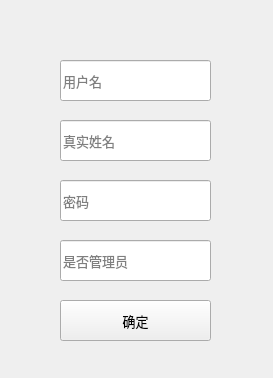
<?xml version="1.0" encoding="UTF-8"?>
<ui version="4.0">
 <class>Admin_User_Add</class>
 <widget class="QWidget" name="Admin_User_Add">
  <property name="geometry">
   <rect>
    <x>0</x>
    <y>0</y>
    <width>273</width>
    <height>378</height>
   </rect>
  </property>
  <property name="windowTitle">
   <string>用户添加或修改</string>
  </property>
  <widget class="QLineEdit" name="lineEdit_ps">
   <property name="geometry">
    <rect>
     <x>60</x>
     <y>180</y>
     <width>151</width>
     <height>41</height>
    </rect>
   </property>
   <property name="font">
    <font>
     <family>微软雅黑</family>
     <pointsize>10</pointsize>
    </font>
   </property>
   <property name="placeholderText">
    <string>密码</string>
   </property>
  </widget>
  <widget class="QPushButton" name="pushButton_ok">
   <property name="geometry">
    <rect>
     <x>60</x>
     <y>300</y>
     <width>151</width>
     <height>41</height>
    </rect>
   </property>
   <property name="font">
    <font>
     <family>微软雅黑</family>
     <pointsize>10</pointsize>
    </font>
   </property>
   <property name="text">
    <string>确定</string>
   </property>
  </widget>
  <widget class="QLineEdit" name="lineEdit_usrn">
   <property name="geometry">
    <rect>
     <x>60</x>
     <y>120</y>
     <width>151</width>
     <height>41</height>
    </rect>
   </property>
   <property name="font">
    <font>
     <family>微软雅黑</family>
     <pointsize>10</pointsize>
    </font>
   </property>
   <property name="placeholderText">
    <string>真实姓名</string>
   </property>
  </widget>
  <widget class="QLineEdit" name="lineEdit_usname">
   <property name="geometry">
    <rect>
     <x>60</x>
     <y>60</y>
     <width>151</width>
     <height>41</height>
    </rect>
   </property>
   <property name="font">
    <font>
     <family>微软雅黑</family>
     <pointsize>10</pointsize>
    </font>
   </property>
   <property name="placeholderText">
    <string>用户名</string>
   </property>
  </widget>
  <widget class="QLineEdit" name="lineEdit_isa">
   <property name="geometry">
    <rect>
     <x>60</x>
     <y>240</y>
     <width>151</width>
     <height>41</height>
    </rect>
   </property>
   <property name="font">
    <font>
     <family>微软雅黑</family>
     <pointsize>10</pointsize>
    </font>
   </property>
   <property name="placeholderText">
    <string>是否管理员</string>
   </property>
  </widget>
 </widget>
 <resources/>
 <connections/>
</ui>
